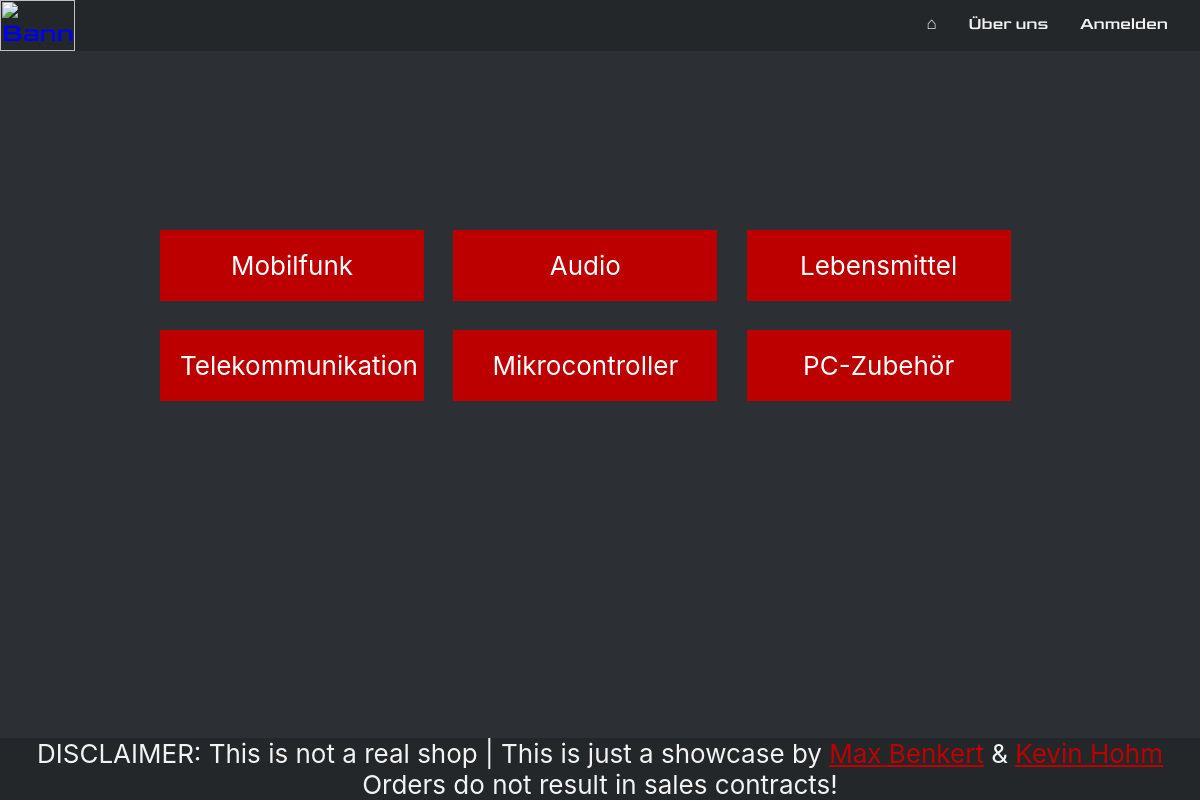
The page / on the database its author committed.
### tables this page shows
CREATE TABLE IF NOT EXISTS `article_category` (
  `id` int(11) NOT NULL AUTO_INCREMENT,
  `name` varchar(255) NOT NULL DEFAULT '',
  PRIMARY KEY (`id`)
);

### src/php_include/db_article.php (called while the page is built, shortened)
<?php
function db_get_categories()
{
    $mysqli = db_connect();
    $sql    = "SELECT * FROM article_category";
    $res    = $mysqli->query($sql);
    if ($res->num_rows > 0) {
        $categorys = array();
        $i         = 0;
        while ($row = $res->fetch_assoc()) {
            $categorys[$i]       = new Category();
            $categorys[$i]->id   = $row["id"];
            $categorys[$i]->name = $row["name"];
            $i++;
        }
        return $categorys;
    } else {
        return false;
    }
}
?>

### src/index.php (the view, shortened to what this page needs)
<?php
require_once("php_include/db_article.php");
$categories = db_get_categories();
foreach ($categories as $category) {
    echo "<a class='stealth__a' href='category.php?id=" . $category->id . "&category=" . $category->name . "'>
        <div class='box'><center>" . $category->name . "</center></div></a>";
}

### src/css/base.css (style rules this page uses)
* { margin:0; padding:0; }
body { padding-top: 70px; background-color: #2C2F33; color: #f2f2f2; font-family: -apple-system, BlinkMacSystemFont, 'Segoe UI', Roboto, Oxygen, Ubuntu, Cantarell, 'Open Sans', 'Helvetica Neue', sans-serif; font-size: 26px; }
.box { float: left; width: 30%; margin-right: 3.33333%; margin-bottom: 3.33333%; padding: 20px 20px; background: rgb(188, 0, 0); box-sizing: border-box; }
.stealth__a { color: white; }

### src/css/footer.css (style rules this page uses)
footer { position: fixed; left: 0; bottom: 0; width: 100%; background-color: #23272A; color: #f2f2f2; text-align: center; }
footer a:link { color: rgb(188,0,0); }

### rows shown on the page
article_category: name "Mobilfunk"
article_category: name "Audio"
article_category: name "Lebensmittel"
article_category: name "Telekommunikation"
article_category: name "Mikrocontroller"
article_category: name "PC-Zubehör"
